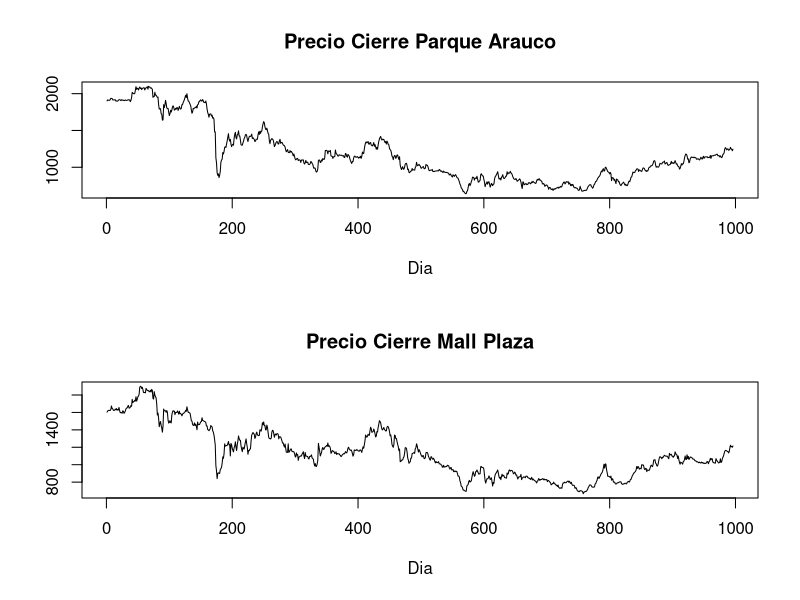

Write R code to recreate this figure. (Note: this script raises an error after producing the figure.)
setwd("/Users/felo/Dropbox/Series de Tiempo/Curso Soche") 
data<-read.table("PARAUCO.SN.csv",header=T,sep=",")
data2<-read.table("MALLPLAZA.SN.csv",header=T,sep=",")
multidata=as.data.frame(cbind(data[,5],data2[,5]))
multidata=na.omit(multidata)
data=as.numeric(multidata[,1])
data2=as.numeric(multidata[,2])
par(mfrow=c(2,1))
ts.plot(data,main="Precio Cierre Parque Arauco",ylab="",xlab="Dia")
ts.plot(data2,main="Precio Cierre Mall Plaza",ylab="",xlab="Dia")
adfTest(data, lags = 1, type = c("nc"))
adfTest(data2, lags = 1, type = c("nc"))

###Engle-Granger procedure

model=lm(data~data2)
adfTest(residuals(model), lags = 1, type = c("nc"))
grangertest(data ~ data2,order=1,multidata)
grangertest(data2 ~ data,order=1,multidata)

par(mfrow=c(2,2))
rtn=diff(log(data))
ts.plot(rtn,main="Retorno Compuesto Continuamente Cierre Parque Arauco",ylab="",xlab="Dia")
rtn2=diff(log(data2))
ts.plot(rtn2,main="Retorno Compuesto Continuamente Cierre Mall Plaza",ylab="",xlab="Dia")
acf(rtn, lwd=3, main ="")
title(expression(paste("ACF ", r["1t"])))
acf(rtn2, lwd=3, main ="")
title(expression(paste("ACF ", r["2t"])))
adfTest(rtn, lags = 1, type = c("nc"))
adfTest(rtn2, lags = 1, type = c("nc"))
grangertest(rtn ~ rtn2,order=1)
grangertest(rtn2 ~ rtn,order=1)
par(mfrow=c(1,1))
ccf(rtn,rtn2,lwd=3,lag.max=10,main="",ylab="CCF") 
title(expression(paste("CCF ", r["1,t+k"]," y ",r["2,t"])))